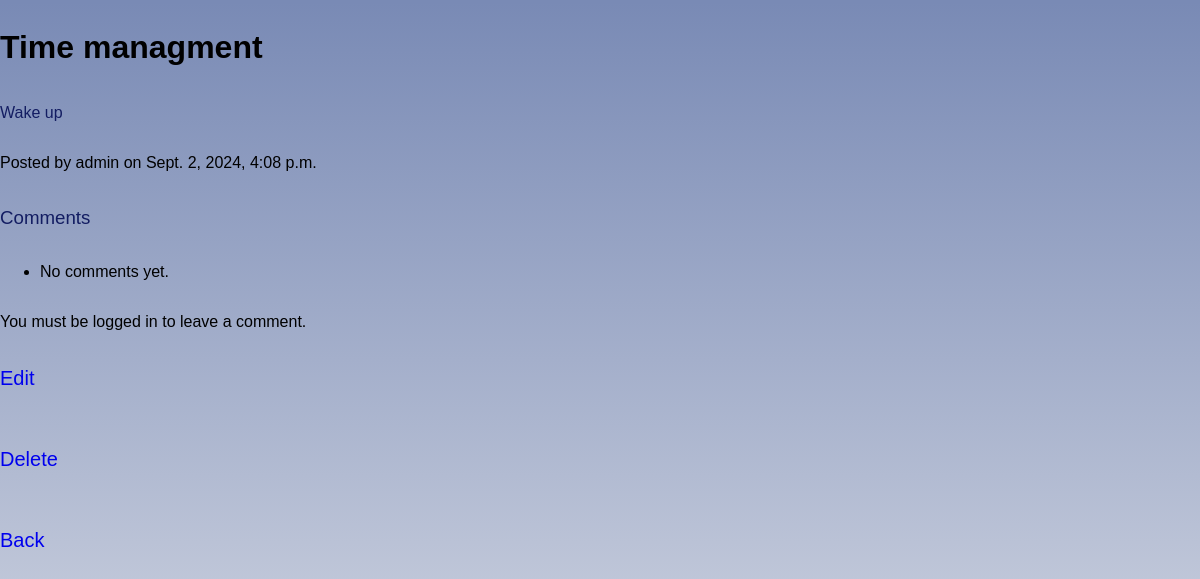
The app's page /posts/5 with its own data.
### blog/models.py (models this page shows, shortened)
class Post(models.Model):
    title = models.CharField(max_length=200)
    content = models.TextField()
    author = models.ForeignKey(settings.AUTH_USER_MODEL, on_delete=models.CASCADE)
    created_at = models.DateTimeField(auto_now_add=True)
    updated_at = models.DateTimeField(auto_now=True)

### blog/views.py (the view)
# urls.py: path('posts/<int:id>', views.post_detail_view, name='post_detail'),
def post_detail_view(request, id):
    post = get_object_or_404(Post, id=id)
    comments = post.comments.all().order_by('-created_at')
    if request.method == 'POST':
        form = CommentForm(request.POST)
        if form.is_valid():
            comment = form.save(commit=False)
            comment.author = request.user
            comment.post = post
            comment.save()
            return redirect('post_detail', id=post.id)
    else:
        form = CommentForm()
    return render(request, 'blog/post_detail.html', {
        'post': post,
        'comments': comments,
        'form': form
    })

### blog/templates/blog/post_detail.html (shortened to what this page needs)
<!DOCTYPE html>
<html>
<head>
    {% load static %}
    <link rel="stylesheet" href="{% static 'css/styles.css' %}">
</head>
<body>
<div class="main">
    <h1>{{ post.title }}</h1>
    <p class="content">{{ post.content }}</p>
    <p>Posted by {{ post.author }} on {{ post.created_at }}</p>
    <h3>Comments</h3>
    <ul>
        {% for comment in comments %}
        <li>
            <p><strong>{{ comment.author }}:</strong> {{ comment.text }} ({{ comment.created_at }})</p>
        </li>
        {% empty %}
        <li>No comments yet.</li>
        {% endfor %}
    </ul>
    {% if user.is_authenticated %}
    <h3>Leave a Comment</h3>
    <form method="post">
        {% csrf_token %}
        {{ form.as_p }}
        <button type="submit">Submit</button>
    </form>
    {% else %}
    <p>You must be logged in to leave a comment.</p>
    {% endif %}
    <a href="{% url 'edit_post' post.id%}">Edit</a></br>
    <a href="{% url 'delete_post' post.id %}">Delete</a></br>
    <a href="{% url 'post_list' %}">Back</a>
</div>
</body>
</html>

### blog/static/css/styles.css (style rules this page uses)
body { background: linear-gradient(180deg, #798AB5FF 0.2%, #F3F3F3); filter: brightness(80%), saturate(90%); height: 1000px; display: flex; flex-direction: column; width: 100%; margin-left: 0; font-family: "Trebuchet MS", sans-serif; }
.content { color: #131d62; }
h3 { font-weight: normal; color: #131d62; }
.main { display: flex; flex-direction: column; }
a { margin: 20px 0; text-decoration: none; font-size: 20px; }

### records on screen
Post: title "Time managment", content "Wake up", author "admin", created_at "Sept. 2, 2024, 4:08 p.m."
